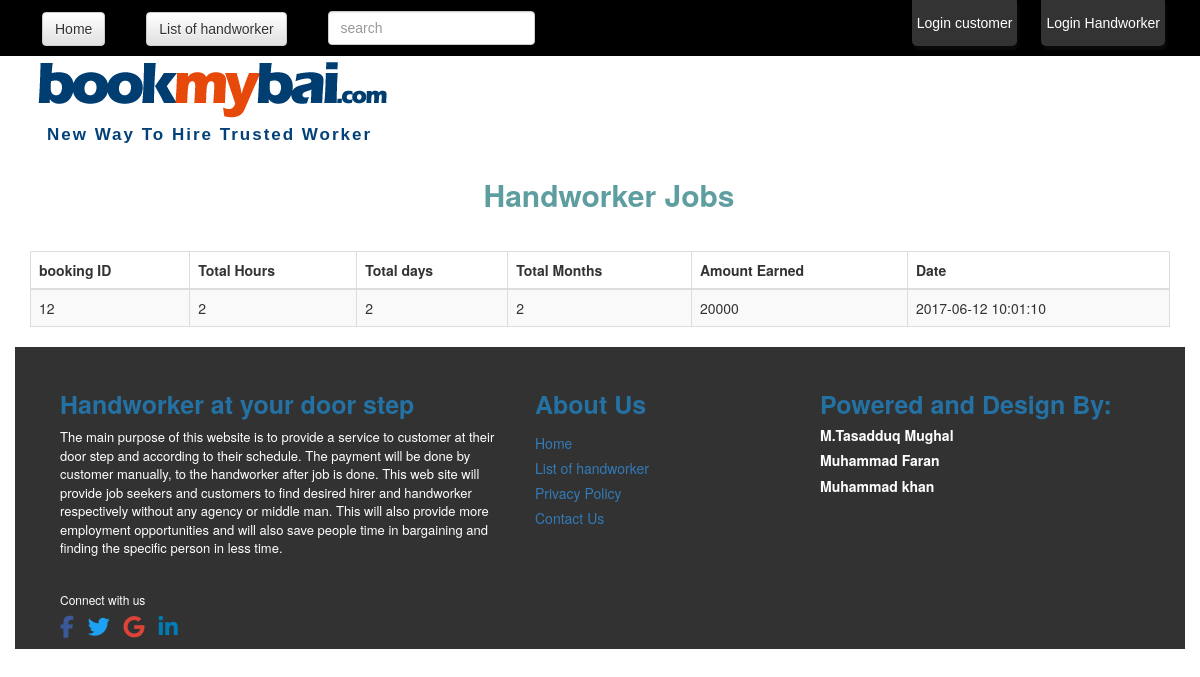
The page /hw_job_earning.php?job_id=12 on the database its author committed.
### tables this page shows
CREATE TABLE `handworker_job_earnings` (
  `earning_id` int(11) NOT NULL,
  `book_id` int(11) NOT NULL,
  `total_hours` int(11) NOT NULL COMMENT 'if days and months = 0',
  `total_days` int(11) NOT NULL COMMENT 'if hours and months = 0',
  `total_months` int(11) NOT NULL COMMENT 'if days and hours = 0',
  `total_amount_earned` float NOT NULL,
  `date` timestamp NOT NULL DEFAULT CURRENT_TIMESTAMP
);

### hw_job_earning.php (the view, shortened to what this page needs)
  <?php
    include "conn.php";
$sql ="SELECT * FROM `handworker_job_earnings` where book_id = ".$_GET['job_id'];
    $result = mysqli_query($conn, $sql);
    ?>
<!DOCTYPE html>
<html>
<head>
<?php include "links.php"; ?>
</head>
<body>
<div class="container-fluid">
<div class="row">
<?php include "navigation.php"; ?>
	</div>
</div>
<div class="container">
	<img src="img/logo.png" style="max-width: 100%; height: auto;">
	<p class="logocaption">New Way To Hire Trusted Worker</p>
</div>
<div class="container-fluid back">
<h2 style="font-weight: 900;
    padding-bottom: 30px;
    padding-left: 18px;
     color: cadetblue; text-align: center;">Handworker Jobs</h2>
    <div class="container">
    <table id="example" class="table table-striped table-bordered" cellspacing="0" width="100%">
        <thead>
            <tr>
                <th>booking ID</th>
                <th>Total Hours</th>
                <th>Total days</th>
                <th>Total Months</th>
                <th>Amount Earned</th>
                <th>Date</th>
            </tr>
        </thead>
        <tbody>
 <?php
         if (mysqli_num_rows($result) > 0)
    {
        while($row = mysqli_fetch_assoc($result))
        {
        ?>
            <tr>
                <td><?php echo $row['book_id']; ?></td>
                <td><?php echo $row['total_hours']; ?></td>
                <td><?php echo $row['total_days']; ?></td>
                <td><?php echo $row['total_months']; ?></td>
                <td><?php echo $row['total_amount_earned']; ?></td>
                <td><?php echo $row['date']; ?></td>
            </tr>
         <?php
        }
        } else {
            echo "0 results";
        }
    ?>
        </tbody>
    </table>
</div>
<div class="container-fluid" style="background-color: #323232;">
<?php include "footer.php"; ?>
</div>
</body>
</html>

### css/main.css (style rules this page uses)
.logocaption { font-family: arial; color: #034178; font-weight: bold; font-size: 17px; letter-spacing: 2px; padding-left: 17px; }
.back { background-image: url('../img/back.jpg') background-size: cover; }
body { margin: 20px; }

### rows shown on the page
handworker_job_earnings: book "12", total_hours "2", total_days "2", total_months "2", total_amount_earned "20000", date "2017-06-12 10:01:10"
